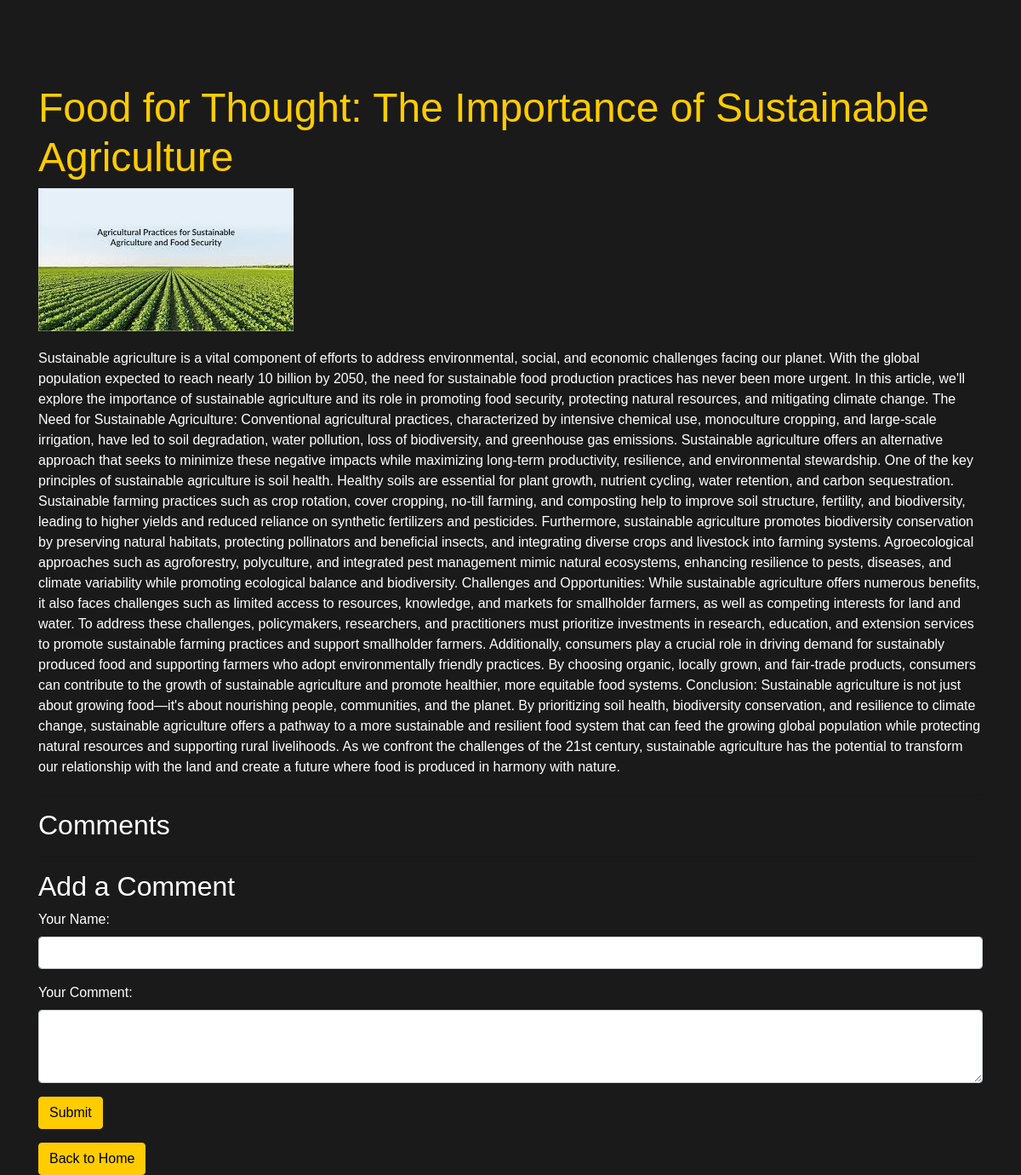
/post/1, run on the app's committed database.
### app.py (models this page shows)
class Post(db.Model):
    id = db.Column(db.Integer, primary_key=True)
    title = db.Column(db.String(100), nullable=False)
    content = db.Column(db.Text, nullable=False)
    image = db.Column(db.String(100))
    user_id = db.Column(db.Integer, db.ForeignKey('user.id'), nullable=False)  # Define foreign key to link to User

### app.py (the view)
@app.route('/post/<int:id>')
def view_post(id):
    post = Post.query.get_or_404(id)
    reason = request.args.get('reason')  # Get the reason if present
    return render_template('post.html', post=post, reason=reason)

### templates/post.html (shortened to what this page needs)
<!DOCTYPE html>
<html lang="en">
<head>
    <link rel="stylesheet" href="https://stackpath.bootstrapcdn.com/bootstrap/4.5.2/css/bootstrap.min.css">
</head>
<body>
    <div class="container">
        <h1 class="mt-5">{{ post.title }}</h1>
        {% if post.image %}
        <img src="{{ url_for('static', filename='uploads/' + post.image) }}" alt="...">
        {% endif %}
        <p>{{ post.content }}</p>
        <hr>
        <h2>Comments</h2>
        <hr>
        <h2>Add a Comment</h2>
        <form action="{{ url_for('add_comment', post_id=post.id) }}" method="post">
            <div class="form-group">
                <label for="author">Your Name:</label>
                <input type="text" class="form-control" id="author" name="author" required>
            </div>
            <div class="form-group">
                <label for="content">Your Comment:</label>
                <textarea class="form-control" id="content" name="content" rows="3" required></textarea>
            </div>
            <button type="submit" class="btn btn-primary">Submit</button>
        </form>
        <a href="/" class="btn btn-primary mt-3">Back to Home</a>
    </div>
</body>
</html>

### templates/post.html (style rules this page uses)
body { background-color: #1a1a1a; color: #fff; font-family: Arial, sans-serif; }
.container { padding-top: 50px; }
h1 { font-size: 3rem; color: #ffcc00; }
img { max-width: 100%; margin-bottom: 20px; }
p { margin-bottom: 20px; }
.btn { background-color: #ffcc00; border-color: #ffcc00; color: #000; }
a { color: #ffcc00; }

### data on the page
Post: title "Food for Thought: The Importance of Sustainable Agriculture", image (picture), content "Sustainable agriculture is a vital component of efforts to address environmental, social, and economic challenges facing our planet. With the global population expected to reach nearly 10 billion by 2050, the need for sustainable food production practices has never been more urgent. In this article, we'll explore the importance of sustainable agriculture and its role in promoting food security, protecting natural resources, and mitigating climate change. The Need for Sustainable Agriculture: Conventional agricultural practices, characterized by intensive chemical use, monoculture cropping, and large-scale irrigation, have led to soil degradation, water pollution, loss of biodiversity, and…"
